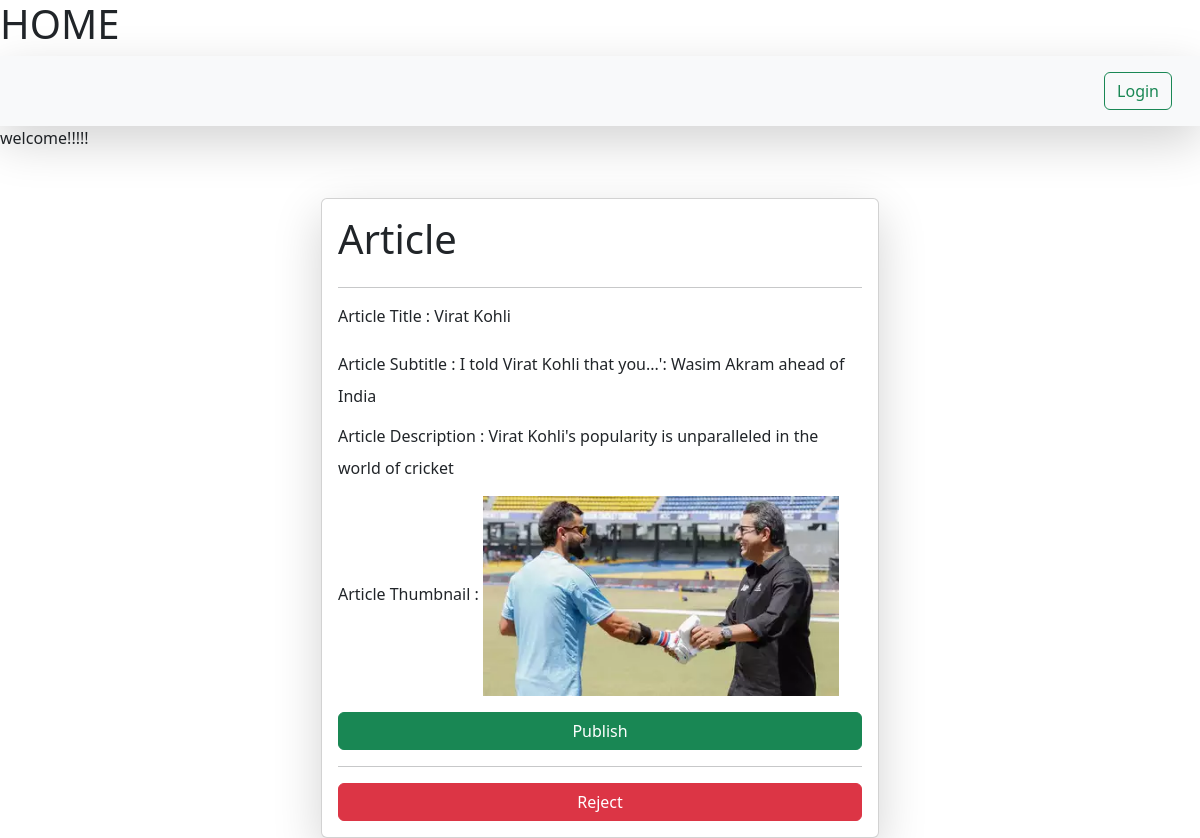
The app's page /individual-article/7/ with its own data.
### article/models.py (models this page shows)
class Article(models.Model):
    user = models.ForeignKey(User,on_delete = models.SET_NULL , null = True, blank = True)
    articleTitle = models.CharField(max_length=100)
    articleSubTitle = models.TextField(null=True, blank=True)
    articleThumbnail = models.ImageField(upload_to = "images")
    articleDescription = models.TextField(null=True, blank=True)
    articlestatus =models.CharField(max_length=100,default='draft')
    isreviewd = models.BooleanField(default=False)
    isrejected = models.BooleanField(default=False)
    comments = models.TextField(default='')

### article/views.py (the view)
# urls.py: path('individual-article/<int:pk>/', individualarticle, name="individualarticle"),
def individualarticle(request, pk):
    if request.method == 'POST':
        status = request.POST.get('status')
        articles = Article.objects.get(pk=pk)
        articles.articlestatus = status
        articles.save()
        return redirect('publisherArticle')
    articles = Article.objects.get(pk=pk)
    return render(request, 'indivialarticle.html',{"articles":articles})

### article/templates/indivialarticle.html (shortened to what this page needs)
{% extends "base.html" %}
{% block start %}
<div class="container mt-5">
  <form class="col-6 mx-auto card p-3 shadow-lg" method="post" enctype="multipart/form-data">
      <h1>Article </h1>
        <hr>
        <div class="mb-3">
          <label for="exampleInputEmail1" class="form-label">Article Title      :</label>
          <td>{{articles.articleTitle}}</td>
        </div>
        <div class="mb-3">
          <label for="exampleInputPassword1" class="form-label">Article Subtitle      :</label>
          <td>{{articles.articleSubTitle}}</td>
        </div>
        <div class="mb-3">
            <label for="exampleInputPassword1" class="form-label">Article Description      :</label>
            <td>{{articles.articleDescription}}</td>
          </div>
        <div class="mb-3">
            <label for="exampleInputPassword1"  class="form-label">Article Thumbnail      :</label>
            <td> <img src="/media/{{articles.articleThumbnail}}" style="height:200px"> </td>
          </div>
        <button type="submit" class="btn btn-success" name="status" value="Published">Publish</button>
        <hr>
        <button type="submit" class="btn btn-danger" name="status" value="Rejected">Reject</button>
      </form>
</div>
{% endblock %}

### records on screen
Article: articleTitle "Virat Kohli", articleSubTitle "I told Virat Kohli that you...': Wasim Akram ahead of India", articleDescription "Virat Kohli's popularity is unparalleled in the world of cricket", articleThumbnail (picture)
